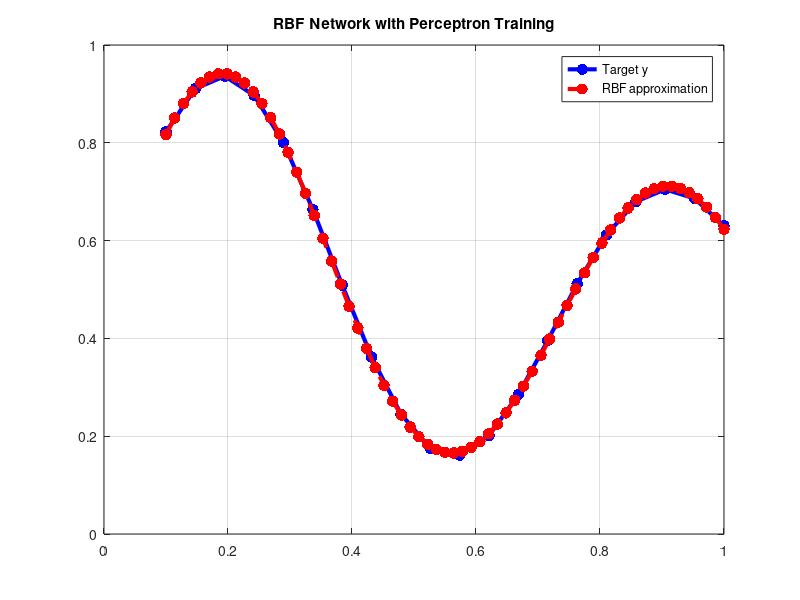

Write MATLAB code to recreate this figure.
% Clear everything
clear; clc; close all;

%% Generate training data
x = linspace(0.1, 1, 20)';
x_test = linspace(0.1, 1, 65)';

y = (1 + 0.6*sin(2*pi*x/0.7) + 0.3*sin(2*pi*x)) / 2;

% Length of the vector x and x_test
N = length(x);
N_test = length(x_test);

% Manually chosen RBF centers/radii
c1 = 0.2; r1 = 0.15;
c2 = 0.9; r2 = 0.15;

% Initialize weights
w1 = rand(1); 
w2 = rand(1); 
w0 = rand(1);

eta = 0.05;    % learning rate
eta_c = 0.01;      % center learning rate
eta_r = 0.01;      % radius learning rate
epochs = 5000;  % number of training passes

%% Training loop (perceptron)
for epoch = 1:epochs
    for n = 1:N
        
        % RBF activations
        F1 = exp(-(x(n)-c1)^2/(2*r1^2));
        F2 = exp(-(x(n)-c2)^2/(2*r2^2));
        
        % Network output
        v = w1*F1 + w2*F2 + w0;
        
        % Error
        e = y(n) - v;
        
        % Weight updates (delta rule)
        w1 = w1 + eta * e * F1;
        w2 = w2 + eta * e * F2;
        w0 = w0 + eta * e;

        % Update centers
        dc1 = -e * w1 * F1 * (x(n)-c1) / (r1^2);
        dc2 = -e * w2 * F2 * (x(n)-c2) / (r2^2);
        
        c1 = c1 - eta_c * dc1;
        c2 = c2 - eta_c * dc2;
        
        %  Update radii
        dr1 = -e * w1 * F1 * ((x(n)-c1)^2) / (r1^3);
        dr2 = -e * w2 * F2 * ((x(n)-c2)^2) / (r2^3);
        
        r1 = r1 - eta_r * dr1;
        r2 = r2 - eta_r * dr2;
    end
end

%% Evaluate network

for n = 1:N_test
    F1 = exp(-(x_test(n)-c1)^2/(2*r1^2));
    F2 = exp(-(x_test(n)-c2)^2/(2*r2^2));
    y_est(n) = w1*F1 + w2*F2 + w0;
end

%% Plot results
plot(x, y, 'b.-', 'LineWidth', 3, 'MarkerSize', 25); hold on;
plot(x_test, y_est, 'r.--', 'LineWidth', 3, 'MarkerSize', 25);
legend("Target y", "RBF approximation");
title("RBF Network with Perceptron Training");
grid on;
